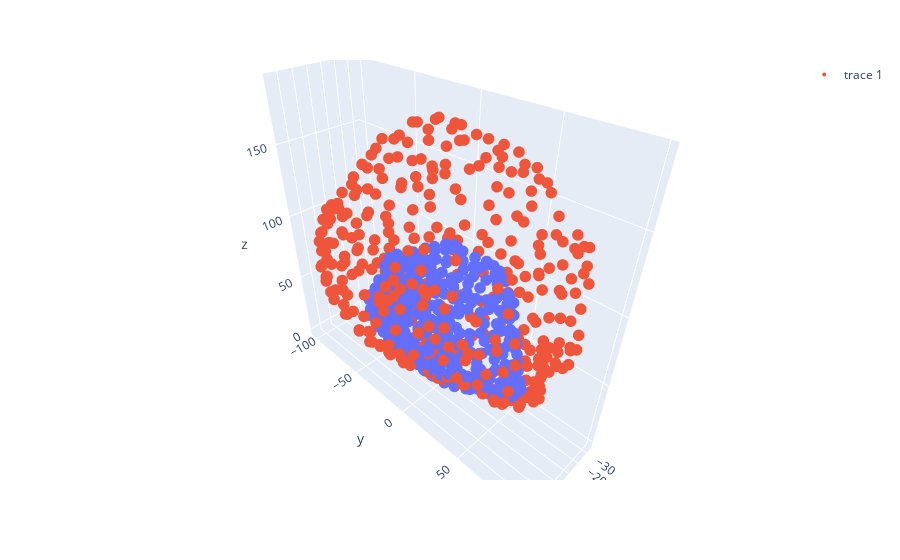

Source (notebook cell):
### Code cell
# perform rigid registration on full set of mesh points
from probreg import cpd
from probreg import bcpd

tf_param, _, _ = cpd.registration_cpd(ref_points, target_points, tf_type_name="rigid", update_scale=False)
result_points = ref_points.copy()
result_points = tf_param.transform(result_points)
result_points[:, 0] = result_points[:, 0] - np.min(result_points[:, 0]) # shift to PD origin

fig0 = px.scatter_3d(x=result_points[:, 2], y=result_points[:, 1], z=result_points[:, 0])
fig0.add_trace(go.Scatter3d(x=target_points[:, 2], y=target_points[:, 1], z=target_points[:, 0], mode="markers"))
# fig.add_trace(go.Scatter3d(x=result_points[ref_key_indices, 0], y=result_points[ref_key_indices, 1], z=result_points[ref_key_indices, 2], mode="markers"))
fig0.update_traces(marker_size = 4)
fig0.show()

### Figure 1 — Plotly figure (JSON) as saved in the notebook; plotly's stock layout.template omitted (floating-point values rounded to 4 significant figures; data arrays with more than 128 entries replaced by an {"elided": "..."} marker saying what was removed)
{"data": [{"hovertemplate": "x=%{x}<br>y=%{y}<br>z=%{z}<extra></extra>", "legendgroup": "", "marker": {"color": "#636efa", "size": 4, "symbol": "circle"}, "mode": "markers", "name": "", "scene": "scene", "showlegend": false, "type": "scatter3d", "x": {"elided": "375 float values"}, "y": {"elided": "375 float values"}, "z": {"elided": "375 float values"}}, {"marker": {"size": 4}, "mode": "markers", "type": "scatter3d", "x": {"elided": "377 float values"}, "y": {"elided": "377 float values"}, "z": {"elided": "377 float values"}}], "layout": {"autosize": true, "legend": {"tracegroupgap": 0}, "margin": {"t": 60}, "scene": {"aspectmode": "auto", "aspectratio": {"x": 0.4627, "y": 1.517, "z": 1.425}, "domain": {"x": [0, 1], "y": [0, 1]}, "xaxis": {"title": {"text": "x"}, "type": "linear"}, "yaxis": {"title": {"text": "y"}, "type": "linear"}, "zaxis": {"title": {"text": "z"}, "type": "linear"}}}}
